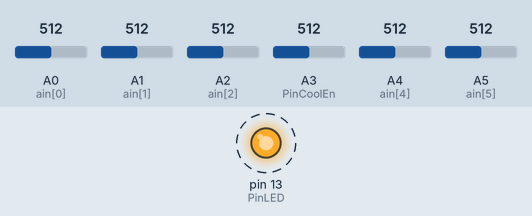
The sketch below on a simulated Arduino Uno, built with avr-gcc and run on an emulated ATmega328P. Parts: output pins drawn as LEDs (lit = HIGH). Dashed ring = blinking. The test bench sets the inputs (shaded band); at power-on: A0 (ain[0]) = 512, A1 (ain[1]) = 512, A2 (ain[2]) = 512, A3 (PinCoolEn) = 512, A4 (ain[4]) = 512, A5 (ain[5]) = 512. What the sketch prints to the serial monitor is not drawn.

Above: at 1.0 s.
1.3 s: A0 (ain[0]) set to 716
Timing chart, 0 to 10.3 s (numbered marks = the images above; inputs shaded):
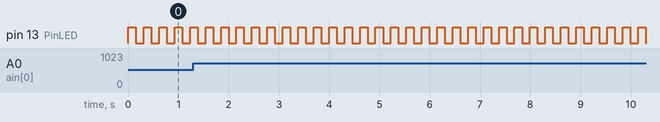

The sketch:

w34_20_temp_sensor.ino
```cpp
// (licence header left out)
#define MAXTRTABLE 50  //temperature lookup table elements
int ain[6]= {A0,A1,A2,A3,A4,A5};

int PinLED = 13;      // Usually a built-in LED
int sensorValue;  // variable to store the value coming from the sensor
float R_pullup,R_temp,temp;
int AIMAX=1023; //determined by the resolution of the AD
float R1=10000.0; //Reference resistor value
int PinAbort = A0; //pin names of the GRBL shield
int PinHOLD = A1;
int PinResume = A2;
int PinCoolEn =A3;


struct tr //NTC resistance values at certain temperatures
{
  int dtemp;
  float dresistance;
};
//
struct tr tr_table[MAXTRTABLE]=
{
{-40,332094.0},
{-35,239900.0},
{-30,175200.0},
{-25,129287.0},
{-20,96358.0},
{-15,72500.0},
{-10,55046.0},
{-5,42157.0},
{0,32554.0},
{5,25339.0},
{10,19872.0},
{15,15698.0},
{20,12488.0},
{25,10000.0},
{30,8059.0},
{35,6535.0},
{40,5330.0},
{45,4372.0},
{50,3605.0},
{55,2989.0},
{60,2490.0},
{65,2084.0},
{70,1753.0},
{75,1481.0},
{80,1256.0},
{85,1070.0},
{90,915.4},
{95,786.0},
{100,677.3},
{105,585.7},
{110,508.3},
{115,442.6},
{120,386.6},
{125,338.7},
{130,297.7},
{135,262.4},
{140,231.9},
{145,205.5},
{150,182.6},
{155,162.7},
{160,145.3},
{165,130.1},
{170,116.7},
{175,104.9},
{180,94.6},
{185,85.4},
{190,77.3},
{195,70.1},
{200,63.7}
};


void setup() {
  int i;
  Serial.begin(115200);

  for(i=0;i<6;i++)
    {
      pinMode(ain[i],INPUT);
      digitalWrite(ain[i],HIGH);
    }
  pinMode(PinLED, OUTPUT);
}

void loop() {
  int k;
  float l;
  // read the value from the sensor:

  for(k=0;k<6;k++)
  {
    sensorValue = analogRead(ain[k]);
    Serial.print("A");
    Serial.print(k);
    Serial.print("=");
    Serial.print(sensorValue);
    Serial.print(" ");
  }

 sensorValue=analogRead(PinCoolEn);
 Serial.print("U2=");
 Serial.print(sensorValue);
 Serial.print(" R_pullup=");
 l=measure_pullup(PinCoolEn);
 Serial.print(l);
 Serial.print(" Sensor resistance=");
 R_temp=measure_temp(PinAbort);
 Serial.print(R_temp);
 Serial.print(" Temperature details=");
 Serial.print(get_temp(PinAbort));
 Serial.println();
 digitalWrite(PinLED,HIGH);
 delay(150);
 digitalWrite(PinLED,LOW);
 delay(150);

}

float get_temp(int pin_to_measure)

{
  int tlower,tupper,k;
  float rrr,rupper,rlower,temperature;
  rrr=measure_temp(pin_to_measure);
  for (k=0;k<MAXTRTABLE;k++)
  {
    if(rrr>tr_table[k].dresistance) break;
  }
  Serial.print(k);
  Serial.print(" ");
  tlower=tr_table[k].dtemp;
  tupper=tr_table[k+1].dtemp;
  Serial.print(tlower);
  Serial.print(" ");
  Serial.print(tupper);
  Serial.print(" ");
  rlower=tr_table[k].dresistance;
  rupper=tr_table[k+1].dresistance;
  Serial.print(rlower);
  Serial.print(" ");
  Serial.print(rupper);
  Serial.print(" ");
  temperature=((rrr-rlower)/(rlower-rupper))*(tupper-tlower)+tlower;
  return(temperature);
}

float measure_temp(int pin_to_measure)
{
 sensorValue=analogRead(pin_to_measure);
 R_temp=R_pullup*sensorValue/(AIMAX-sensorValue);
 return(R_temp);

}

float measure_pullup(int pin_to_measure)
{
 sensorValue=analogRead(pin_to_measure);
 R_pullup=R1*(AIMAX-sensorValue)/sensorValue;
 return(R_pullup);

}
```

Measured:
- by itself, pin 13 (PinLED): alternates HIGH for 0.15 s and LOW for 0.16 s
